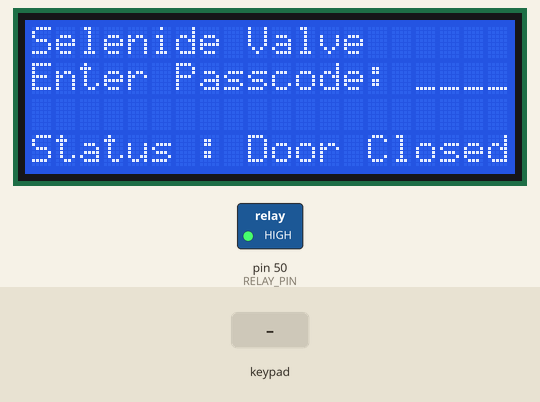
Simulated run of this sketch. Board: Arduino Mega 2560, built with avr-gcc and run on an emulated ATmega2560. Parts: 20×4 character LCD, switched loads named in the sketch (green lamp = pin HIGH). Wiring (inferred from the names in the program): PCF8574 port expander at I2C address 0x20. Wiring (inferred from the signals the program sends): 4×4 keypad with keys 1 2 3 A 4 5 6 B 7 8 9 C * 0 # D: rows Q4, Q5, Q6, Q7; columns Q0, Q1, Q2, Q3. Inputs (shaded band) come from the test bench. What the sketch prints to the serial monitor is not drawn.

Above: at 1.3 s.
1.4 s: keypad keys 1 2 3 4 A pressed 0.4 s apart
At 3.9 s:
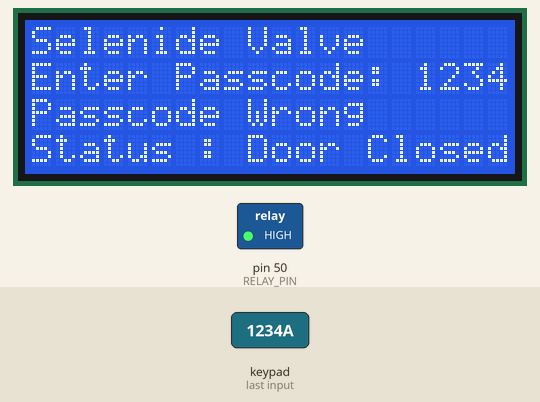
4.9 s: key 'C' pressed
At 6.1 s:
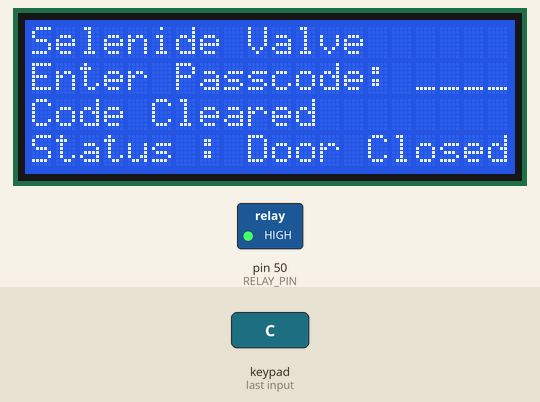
6.4 s: keypad keys 1 2 3 4 D pressed 0.4 s apart
At 9.0 s:
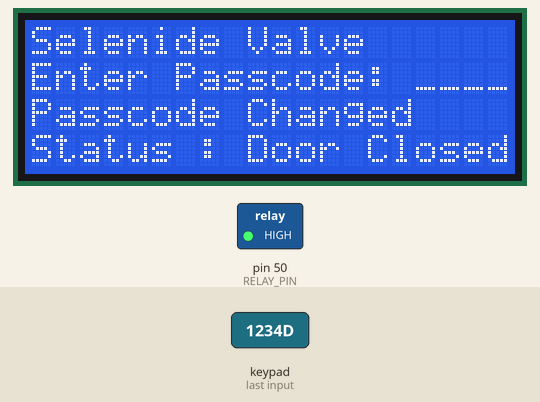
9.9 s: key 'D' pressed
At 10.4 s:
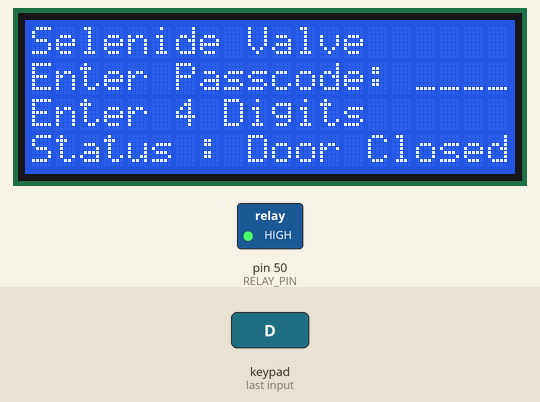
11.4 s: keypad keys 1 2 3 4 # pressed 0.4 s apart
At 13.5 s:
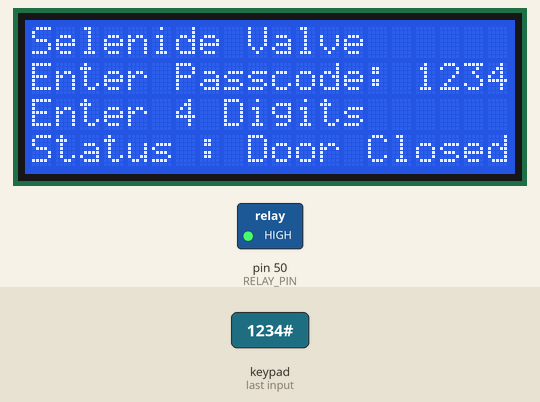
14.9 s: key 'A' pressed
At 15.3 s:
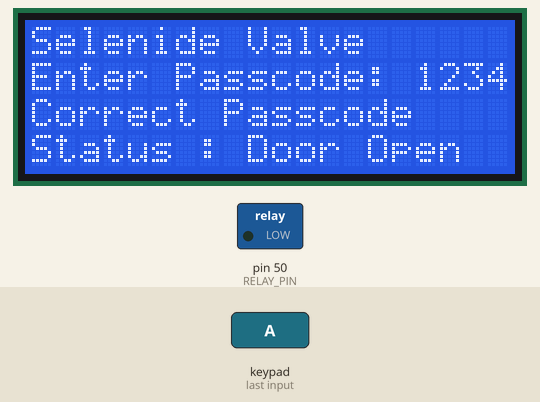
Timing chart, 0 to 21.5 s (numbered marks = the images above; inputs shaded):
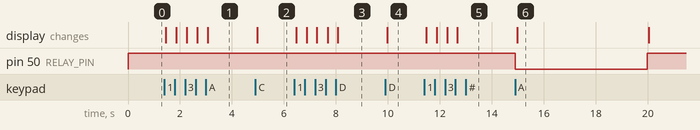

Measured:
- after the input at 1.4 s, the display: first changes after 0.06 s (image 1 shows a later state)
- after the input at 4.9 s, the display: changes after 0.07 s (image 2)
- after the input at 6.4 s, the display: first changes after 0.07 s (image 3 shows a later state)
- after the input at 9.9 s, the display: changes after 0.08 s (image 4)
- after the input at 11.4 s, the display: first changes after 0.08 s (image 5 shows a later state)
- after the input at 14.9 s, pin 50 (RELAY_PIN): HIGH → LOW at once, → HIGH 5.1 s later; the display: changes after 0.07 s (image 6)

The sketch:

SoleLCD.ino
```cpp
#include <Wire.h>
#include <LiquidCrystal_I2C.h>

LiquidCrystal_I2C lcd(0x27, 20, 4);

#define PCF_ADDR 0x20
#define RELAY_PIN 50

char keys[4][4] = {
  {'1','2','3','A'},
  {'4','5','6','B'},
  {'7','8','9','C'},
  {'*','0','#','D'}
};

String enteredCode = "";
String storedCode = "";
bool codeSet = false;
String doorStatus = "Door Closed";
String messageStatus = "";

void setup() {
  Wire.begin();
  pinMode(RELAY_PIN, OUTPUT);
  digitalWrite(RELAY_PIN, HIGH);
  Serial.begin(9600);
  lcd.init();
  lcd.backlight();
  updateLCD();
}

void loop() {
  char key = scanKeypad();

  if (key != 0) {
    Serial.print("Key Pressed: ");
    Serial.println(key);

    if (key >= '0' && key <= '9') {
      if (enteredCode.length() < 4) {
        enteredCode += key;
        updateLCD();
      }
    }
    else if (key == 'C') {
      enteredCode = "";
      messageStatus = "Code Cleared";
      updateLCD();
    }
    else if (key == 'D') {
      if (enteredCode.length() == 4) {
        storedCode = enteredCode;
        codeSet = true;
        enteredCode = "";
        messageStatus = "Passcode Changed";
        Serial.println("Passcode set");
        updateLCD();
      } else {
        messageStatus = "Enter 4 Digits";
        Serial.println("Passcode must be 4 digits");
        updateLCD();
      }
    }
    else if (key == 'A') {
      if (codeSet && enteredCode == storedCode) {
        Serial.println("Correct passcode - Relay ON");
        digitalWrite(RELAY_PIN, LOW);
        doorStatus = "Door Open";
        messageStatus = "Correct Passcode";
        updateLCD();
        delay(5000);
        digitalWrite(RELAY_PIN, HIGH);
        doorStatus = "Door Closed";
        updateLCD();
      } else {
        messageStatus = "Passcode Wrong";
        Serial.println("Wrong Passcode");
        updateLCD();
      }
      enteredCode = "";
    }

    while (scanKeypad() != 0);
    delay(100);
  }
}

void writePCF(byte data) {
  Wire.beginTransmission(PCF_ADDR);
  Wire.write(data);
  Wire.endTransmission();
}

byte readPCF() {
  Wire.requestFrom(PCF_ADDR, 1);
  if (Wire.available()) {
    return Wire.read();
  }
  return 0xFF;
}

char scanKeypad() {
  for (int row = 0; row < 4; row++) {
    byte out = 0xFF;
    out &= ~(1 << (row + 4));
    writePCF(out);
    delay(2);
    byte in = readPCF();
    for (int col = 0; col < 4; col++) {
      if ((in & (1 << col)) == 0) {
        return keys[row][col];
      }
    }
  }
  return 0;
}

void updateLCD() {
  lcd.clear();
  lcd.setCursor(0, 0);
  lcd.print("Selenide Valve");

  lcd.setCursor(0, 1);
  lcd.print("Enter Passcode: ");
  for (int i = 0; i < 4; i++) {
    if (i < enteredCode.length()) lcd.print(enteredCode[i]);
    else lcd.print('_');
  }

  lcd.setCursor(0, 2);
  lcd.print(messageStatus);

  lcd.setCursor(0, 3);
  lcd.print("Status : ");
  lcd.print(doorStatus);
}
```
